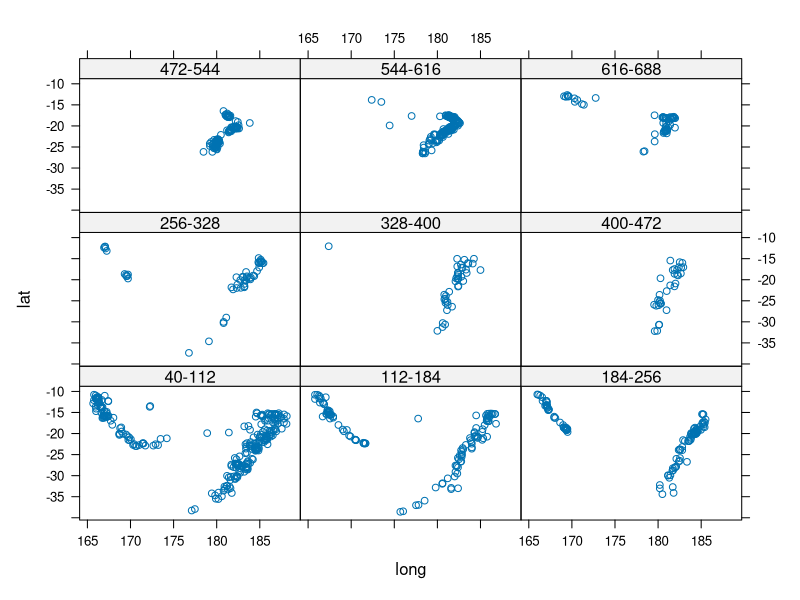

Write R code to recreate this figure.
library(lattice)
data(quakes)
mini=min(quakes$depth)  
maxi=max(quakes$depth)
int=ceiling((maxi-mini)/9)
inf=seq(mini,maxi,int)
quakes$depth.cat=factor(floor(((quakes$depth-mini)/int)),labels=paste(inf,inf+int,sep="-"))
xyplot(lat~ long | depth.cat, data=quakes)
str(quakes$depth.cat)
